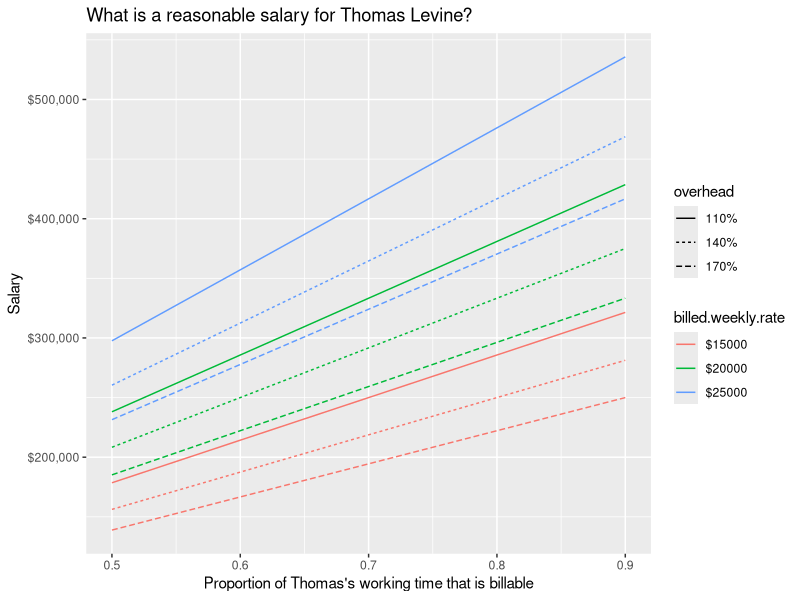

The R source for this figure:
#!/usr/bin/Rscript --vanilla
library(ggplot2)
library(scales)

salary <- data.frame(
  # http://www.quora.com/Management-Consulting-and-Management-Consulting-Firms/How-much-does-a-management-consulting-firm-charge-for-one-case
  billed.weekly.rate = rep(seq(15000, 25000, 5000), each = 5 * 3),

  # http://ask.metafilter.com/74600/Help-me-understand-billable-hour-expectations-for-people-other-than-lawyers
  utilization = rep(rep(seq(0.5,0.9,0.1), 3), each = 3),

  # http://blog.asmartbear.com/consulting-company-accounting.html
  # http://www.wahby.com/articles/overhead_defined.htm
  overhead    = seq(1.1,1.7,0.3)
)

weeks.per.year <- 50

salary$value.created <- salary$billed.weekly.rate * salary$utilization * weeks.per.year

# Fresh out of MBA seems to be around $200,000
# http://www.caseinterview.com/consulting-salary
# http://www.glassdoor.com/Salaries/management-consultant-salary-SRCH_KO0,21.htm
# http://managementconsulted.com/summer-internship/the-truth-behind-consulting-salaries-from-analyst-thru-partner/
salary$salary <- round(salary$value.created / (1 + salary$overhead), -1)
salary$billed.weekly.rate <- paste('$', salary$billed.weekly.rate, sep = '')
salary$overhead <- factor(paste(100 * salary$overhead, '%', sep = ''))

p <- ggplot(salary) +
  aes(x = utilization, group = paste(billed.weekly.rate, overhead),
      color = billed.weekly.rate, y = salary, linetype = overhead) +
  geom_line() + scale_y_continuous('Salary', labels = dollar) +
  labs(title = 'What is a reasonable salary for Thomas Levine?') +
  scale_x_continuous("Proportion of Thomas's working time that is billable")
